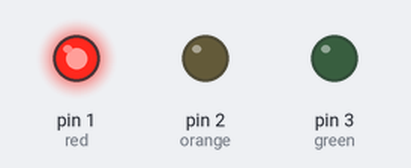
Bench run of a sketch on a simulated Arduino Uno, built with avr-gcc and run on an emulated ATmega328P. Parts: output pins drawn as LEDs (lit = HIGH).

Above: at 0.5 s.
At 2.5 s:
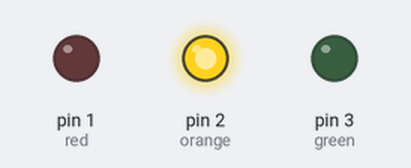
At 4.5 s:
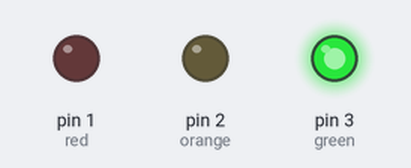
At 5.5 s:
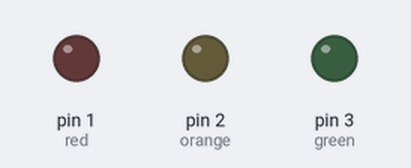
Timing chart, 0 to 7.8 s (numbered marks = the images above):
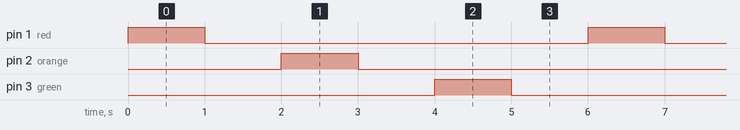

Measured:
- by itself, pin 1 (red), pin 2 (orange), pin 3 (green): alternates HIGH for 1.0 s and LOW for 5.0 s
- by itself, everything shown: repeats every 6.0 s, in 6 steps

The sketch:

bodacious_fyyran1__2_.ino
```cpp
// C++ code
int red=1;
int orange=2;
int green=3;

//
void setup()
{
  pinMode(1, OUTPUT);
  pinMode(2, OUTPUT);
  pinMode(3, OUTPUT);
}

void loop()
{
  digitalWrite(red, HIGH);
  delay(1000); // Wait for 1000 millisecond(s)
  digitalWrite(red, LOW);
  delay(1000); // Wait for 1000 millisecond(s)
   digitalWrite(orange, HIGH);
  delay(1000); // Wait for 1000 millisecond(s)
  digitalWrite(orange, LOW);
  delay(1000); // Wait for 1000 millisecond(s)
  digitalWrite(green, HIGH);
  delay(1000); // Wait for 1000 millisecond(s)
  digitalWrite(green, LOW);
  delay(1000); // Wait for 1000 millisecond(s)

}
```
